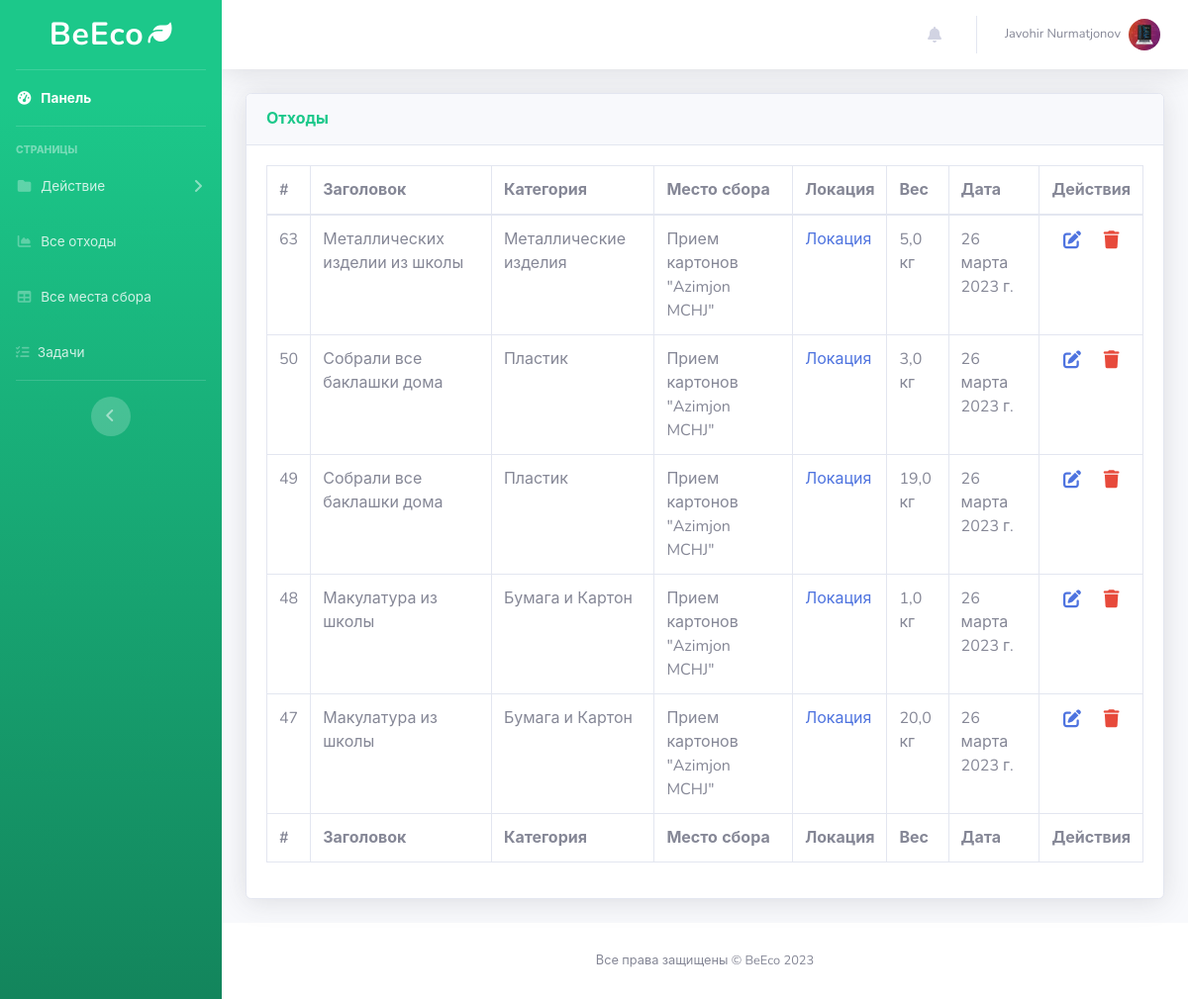
Screenshot of /waste-list/ (signed in) with the database file from the repository.
### main/models.py (models this page shows, shortened)
class ProfileImage(models.Model):
    image = models.ImageField(upload_to="profile/", default="profile/no-image.png", verbose_name="Рисунок")
    user = models.OneToOneField(User, on_delete=models.CASCADE, null=False, blank=False, verbose_name="Пользователь",
                                related_name="profile_image")
    class Meta:
        verbose_name = "Рисунок профиля"
        verbose_name_plural = "Рисунки профиля"

class Waste(models.Model):
    user = models.ForeignKey(User, on_delete=models.CASCADE, null=False, blank=False, verbose_name="Пользователь")
    title = models.CharField(max_length=250, null=False, blank=False, verbose_name="Заголовок")
    category = models.ForeignKey(Category, on_delete=models.CASCADE, null=False, blank=False, verbose_name="Категория", related_name="waste")
    venue = models.ForeignKey(Venue, on_delete=models.SET_NULL, null=True, blank=False, verbose_name="Место сбора")
    unit = models.ForeignKey(MeasurementUnit, on_delete=models.SET_NULL, null=True, blank=False,
                             verbose_name="Ед. измерение")
    weight = models.FloatField(default=1, null=False, blank=False, verbose_name="Вес")
    created_at = models.DateTimeField(auto_now_add=True, verbose_name='Дата создания')
    class Meta:
        verbose_name = "Отход"
        verbose_name_plural = "Отходы"
    def get_update_url(self):
        return reverse('waste_update', kwargs={'pk': self.pk})
    def get_delete_url(self):
        return reverse('waste_delete', kwargs={'pk': self.pk})

class Category(models.Model):
    title = models.CharField(max_length=250, unique=True, null=False, blank=False, verbose_name="Категория")
    image = models.ImageField(upload_to="category/", null=False, blank=False, verbose_name="Рисунок")
    color = ColorField(default="#ffffff", null=True, blank=True, verbose_name="Цвет")
    score = models.IntegerField(null=False, blank=False, verbose_name="Балл")
    created_at = models.DateTimeField(auto_now_add=True, verbose_name='Дата создания')
    class Meta:
        verbose_name = "Категория"
        verbose_name_plural = "Категории"

class Venue(models.Model):
    title = models.CharField(max_length=250, unique=True, null=False, blank=False, verbose_name="Заголовок")
    image = models.ImageField(upload_to="venue/", null=False, blank=False, verbose_name="Рисунок")
    location = models.CharField(max_length=500, null=False, blank=False, verbose_name="Геолокация")
    lat = models.FloatField(blank=True, null=True, verbose_name="Широта")
    lon = models.FloatField(blank=True, null=True, verbose_name="Долгота")
    category = models.ForeignKey(Category, on_delete=models.CASCADE, null=False, blank=False, verbose_name="Категория")
    created_at = models.DateTimeField(auto_now_add=True, verbose_name='Дата создания')
    class Meta:
        verbose_name = "Место сбора"
        verbose_name_plural = "Места сбора"

class MeasurementUnit(models.Model):
    unit = models.CharField(max_length=50, null=False, blank=False, verbose_name="Ед. измерение")
    class Meta:
        verbose_name = "Ед. измерение"
        verbose_name_plural = "Ед. измерения"

### main/views.py (the view)
# urls.py: path('waste-list/', waste_list_view, name="waste_list"),
@login_required
def waste_list_view(request):
    context = {}
    context['wastes'] = Waste.objects.filter(user=request.user).order_by("-created_at")
    return render(request, 'main/waste_list.html', context)

### main/templates/main/waste_list.html (shortened to what this page needs)
{% extends 'base.html' %}
{% load static %}
{% block css %}
<link href="{% static 'main/libs/vendor/datatables/dataTables.bootstrap4.min.css' %}" rel="stylesheet">
{% endblock %}
{% block main %}
{% include 'main/components/_waste_table.html' %}
{% endblock %}

### templates/layouts/_topbar.html (shortened to what this page needs)
<nav class="navbar navbar-expand navbar-light bg-white topbar mb-4 static-top shadow">
    <ul class="navbar-nav ml-auto">
        <li class="nav-item dropdown no-arrow mx-1">
            <a class="nav-link dropdown-toggle" href="#" id="alertsDropdown" role="button"
               data-toggle="dropdown" aria-haspopup="true" aria-expanded="false">
                <i class="fas fa-bell fa-fw"></i>
            </a>
        </li>
        <li class="nav-item dropdown no-arrow">
            <a class="nav-link dropdown-toggle" href="#" id="userDropdown" role="button"
               data-toggle="dropdown" aria-haspopup="true" aria-expanded="false">
                <span class="mr-2 d-none d-lg-inline text-gray-600 small">{{ request.user.get_full_name }}</span>
                <img class="img-profile rounded-circle"
                     src="{{ request.user.profile_image.image.url }}">
            </a>
        </li>
    </ul>
</nav>

### main/templates/main/components/_waste_table.html
<div class="card shadow mb-4">
    <div class="card-header py-3">
        <h6 class="m-0 font-weight-bold text-success">Отходы</h6>
    </div>
    <div class="card-body">
        <div class="table-responsive">
            <table class="table table-bordered" id="dataTable" width="100%" cellspacing="0">
                <thead>
                <tr>
                    <th>#</th>
                    <th>Заголовок</th>
                    <th>Категория</th>
                    <th>Место сбора</th>
                    <th>Локация</th>
                    <th>Вес</th>
                    <th>Дата</th>
                    <th>Действия</th>
                </tr>
                </thead>
                <tfoot>
                <tr>
                    <th>#</th>
                    <th>Заголовок</th>
                    <th>Категория</th>
                    <th>Место сбора</th>
                    <th>Локация</th>
                    <th>Вес</th>
                    <th>Дата</th>
                    <th>Действия</th>
                </tr>
                </tfoot>
                <tbody>
                {% for waste in wastes %}
                <tr>
                    <td>{{ waste.pk }}</td>
                    <td>{{ waste.title }}</td>
                    <td>{{ waste.category.title }}</td>
                    <td>{{ waste.venue.title }}</td>
                    <td><a href="{{ waste.venue.location }}">Локация</a></td>
                    <td>{{ waste.weight }} {{ waste.unit.unit }}</td>
                    <td>{{ waste.created_at|date }}</td>
                    <td class="text-center">
                        <div class="d-flex justify-content-around">
                            <div class="text-center">
                                <a href="{{ waste.get_update_url }}" class="btn-link text-gray" style="font-size: 18px"><i
                                        class="fa-solid fa-pen-to-square"></i></a>
                            </div>
                            <div class="text-center">
                                <a href="{{ waste.get_delete_url }}" class="btn-link text-danger" style="font-size: 18px"><i
                                        class="fa-solid fa-trash"></i></a>
                            </div>
                        </div>
                    </td>
                </tr>
                {% empty %}
                <tr><td colspan="8" class="text-center">Не найдно</td></tr>
                {% endfor %}
                </tbody>
            </table>
        </div>
    </div>
</div>

### rows the page displays
Waste: pk "63", title "Металлических изделии из школы", category "Металлические изделия", venue "Прием картонов \"Azimjon MCHJ\"", weight "5,0", unit.unit "кг", created_at "26 марта 2023 г."
Waste: pk "50", title "Собрали все баклашки дома", category "Пластик", venue "Прием картонов \"Azimjon MCHJ\"", weight "3,0", unit.unit "кг", created_at "26 марта 2023 г."
Waste: pk "49", title "Собрали все баклашки дома", category "Пластик", venue "Прием картонов \"Azimjon MCHJ\"", weight "19,0", unit.unit "кг", created_at "26 марта 2023 г."
Waste: pk "48", title "Макулатура из школы", category "Бумага и Картон", venue "Прием картонов \"Azimjon MCHJ\"", weight "1,0", unit.unit "кг", created_at "26 марта 2023 г."
Waste: pk "47", title "Макулатура из школы", category "Бумага и Картон", venue "Прием картонов \"Azimjon MCHJ\"", weight "20,0", unit.unit "кг", created_at "26 марта 2023 г."

### other values shown
{{ request.user.get_full_name }} "Javohir Nurmatjonov"
